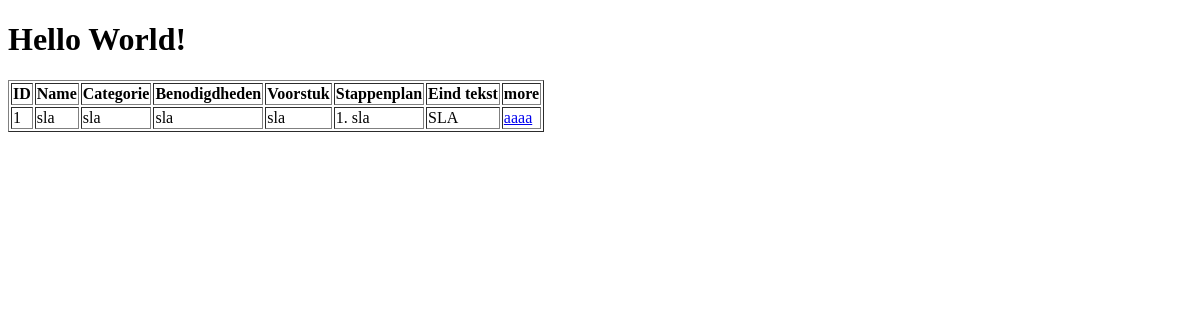
Page /dashboard/index.php on the earlier database version.
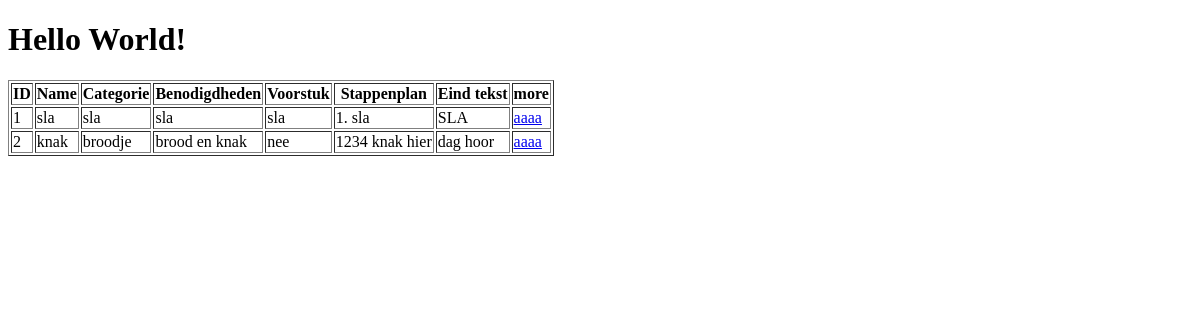
Same page on the later database version.
### tables this page shows
CREATE TABLE "CRUD"
(
    ID           integer not null
        constraint Primary_Key
            primary key autoincrement,
    Name         TEXT    not null,
    Categorie    TEXT    not null,
    Benodigheden TEXT    not null,
    Voorstuk     TEXT    not null,
    StappenPlan  TEXT    not null,
    EindTekst    TEXT    not null
);

### dashboard/index.php (the view, shortened to what this page needs)
<?php
$db = new PDO('sqlite:CRUD-DB.sqlite');
$db->setAttribute(PDO::ATTR_ERRMODE, PDO::ERRMODE_EXCEPTION);
$query = $db->QUERY('SELECT * FROM CRUD');
$CRUD = $query->fetchAll(PDO::FETCH_ASSOC);
?>
<!doctype html>
<html lang="en">
<head>
</head>
<body>
<h1>Hello World!</h1>
<table border="1px">
    <tr>
        <th>ID</th>
        <th>Name</th>
        <th>Categorie</th>
        <th>Benodigdheden</th>
        <th>Voorstuk</th>
        <th>Stappenplan</th>
        <th>Eind tekst</th>
        <th>more</th>
    </tr>
    <?php foreach ($CRUD as $row) {
        ?>
        <tr>
            <td><?= $row['ID']?></td>
            <td><?= $row['Name']?></td>
            <td><?= $row['Categorie']?></td>
            <td><?= $row['Benodigheden']?></td>
            <td><?= $row['Voorstuk']?></td>
            <td><?= $row['StappenPlan']?></td>
            <td><?= $row['EindTekst']?></td>
            <td><a href="./Read/index.php?ID=<?= $row['ID']?>">aaaa</a></td>
        </tr>
    <?php } ?>
</table>
</body>
</html>

Differences in the rows shown:
added crud: ID "2", Name "knak", Categorie "broodje", Benodigheden "brood en knak", Voorstuk "nee", StappenPlan "1234 knak hier", EindTekst "dag hoor"
